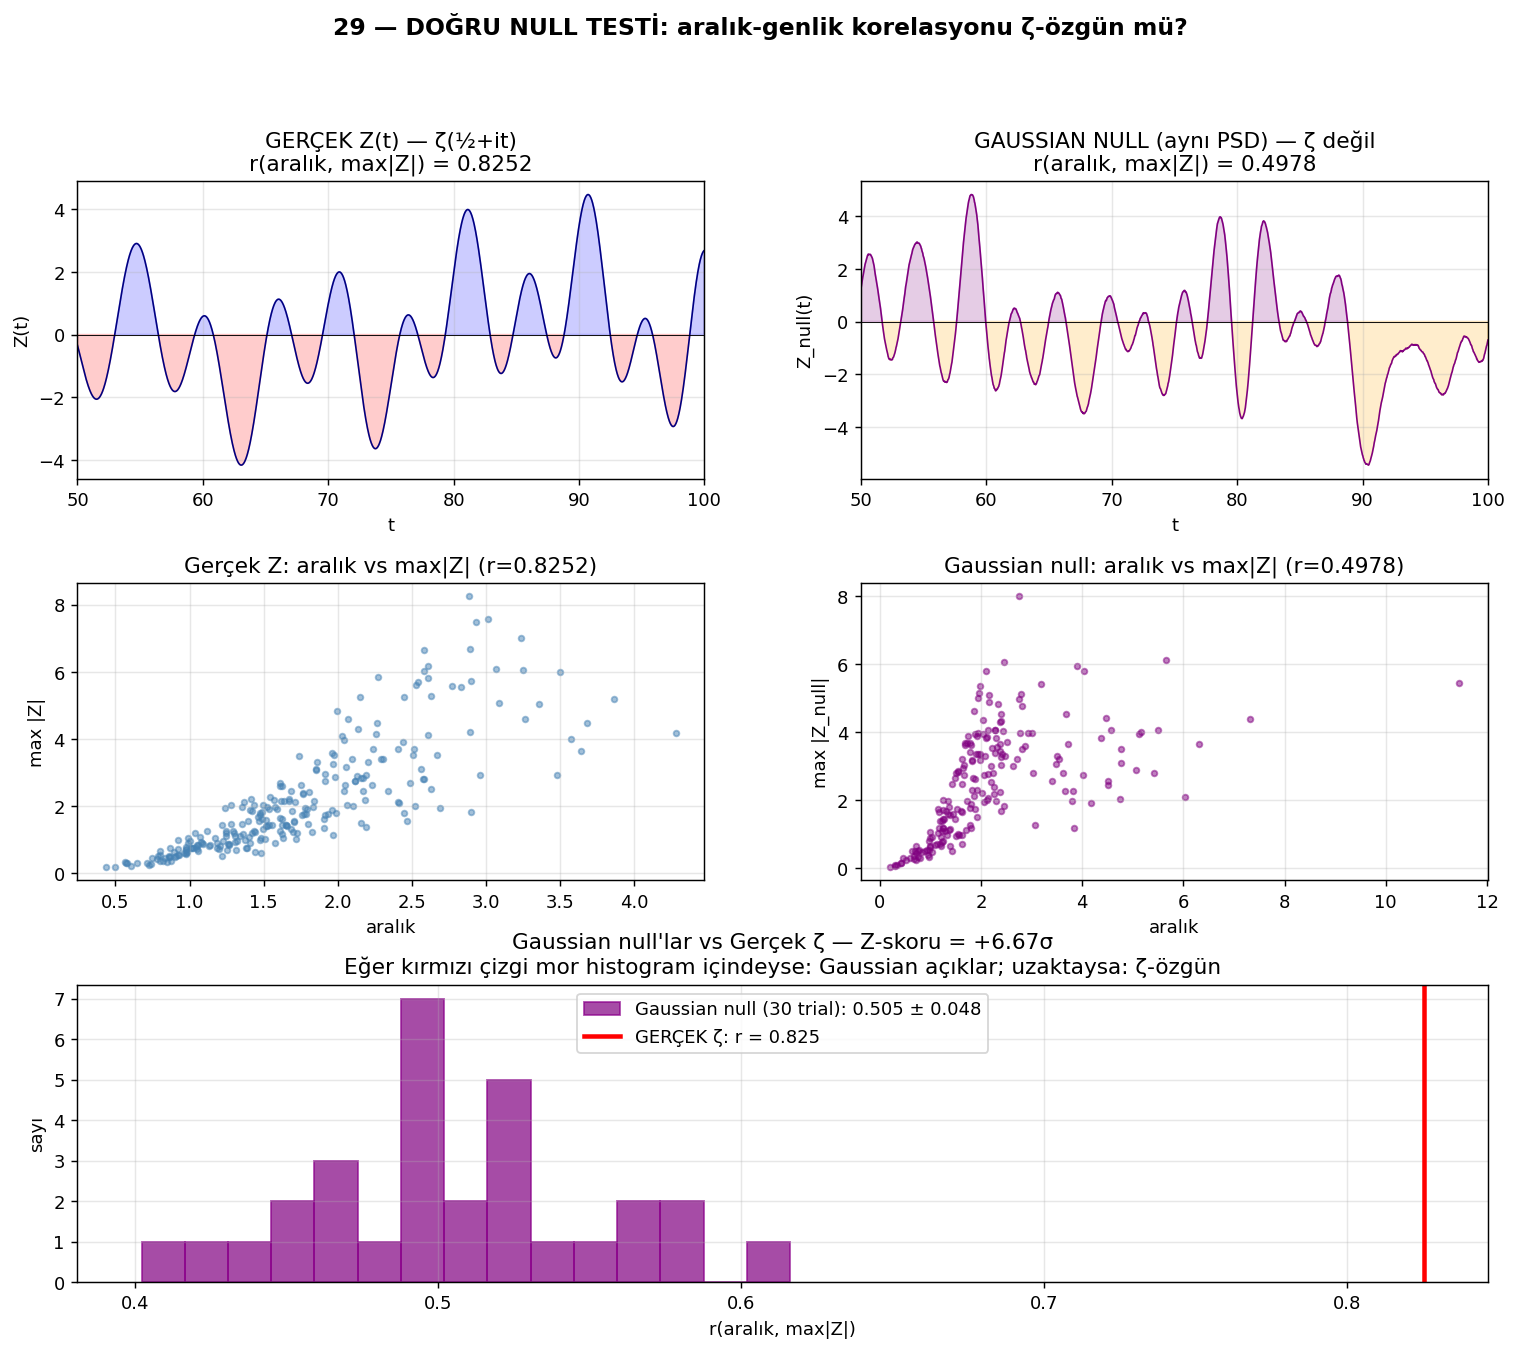

This figure's Python source:
"""
29 — Aralık-Genlik Korelasyonu: Gaussian-PSD Null Testi
=============================================================

Önceki testte (28) Selberg-naif null çok kaba idi. Şimdi doğru null:
  Z(t) için PSD hesapla → AYNI PSD'li Gaussian rastgele süreç üret
  Onun sıfır geçişlerini bul → aralık vs max|Z_null| hesapla
  Bizim r=0.92 ile karşılaştır

Eğer r_null ≈ 0.92: bizim sonuç Gaussian-süreç doğası (yeni değil)
Eğer r_null << 0.92: bizim sonuç ζ-özgün (gerçek pattern)
"""

import numpy as np
import matplotlib.pyplot as plt
from pathlib import Path
import mpmath as mp
from scipy.stats import pearsonr
from scipy.signal import find_peaks

mp.mp.dps = 20

# ============================================================
# Z(t) hesapla — yüksek çözünürlük
# ============================================================
t_lo, t_hi = 50.0, 500.0
N_grid = 20000
t_grid = np.linspace(t_lo, t_hi, N_grid)
dt = t_grid[1] - t_grid[0]

print(f"Z(t) hesaplanıyor (N={N_grid}, t ∈ [{t_lo}, {t_hi}])...")
Z = np.zeros(N_grid)
for i in range(N_grid):
    Z[i] = float(mp.siegelz(t_grid[i]))
    if i % 2500 == 0:
        print(f"  {i}/{N_grid}")
print(f"Z aralığı: [{Z.min():+.2f}, {Z.max():+.2f}]")

# ============================================================
# ZERO CROSSING / GAP-AMPLITUDE FONKSİYONLARI
# ============================================================
def find_zero_crossings(t_arr, Z_arr):
    """Lineer interpolasyon ile tam sıfır geçişi pozisyonları"""
    sign_chg = np.where(np.diff(np.sign(Z_arr)) != 0)[0]
    zeros = []
    for i in sign_chg:
        # Linear interp
        t0, t1 = t_arr[i], t_arr[i+1]
        z0, z1 = Z_arr[i], Z_arr[i+1]
        if z1 != z0:
            tz = t0 - z0 * (t1 - t0) / (z1 - z0)
            zeros.append(tz)
    return np.array(zeros)

def gap_amplitude_corr(t_arr, Z_arr):
    """Sıfır geçişleri arası aralık ile aralıktaki max|Z| korelasyonu"""
    zeros = find_zero_crossings(t_arr, Z_arr)
    if len(zeros) < 5:
        return np.nan, len(zeros)
    gaps = np.diff(zeros)
    max_amps = np.zeros(len(gaps))
    for n in range(len(gaps)):
        mask = (t_arr >= zeros[n]) & (t_arr <= zeros[n+1])
        if mask.sum() < 2:
            max_amps[n] = 0
        else:
            max_amps[n] = np.max(np.abs(Z_arr[mask]))
    r, p = pearsonr(gaps, max_amps)
    return r, len(zeros)

# ============================================================
# Gerçek Z(t) için korelasyon
# ============================================================
r_real, n_real = gap_amplitude_corr(t_grid, Z)
print(f"\n=== GERÇEK ζ ===")
print(f"r(aralık, max|Z|) = {r_real:.4f},  {n_real} sıfır geçişi")

# ============================================================
# Gaussian-PSD null
# ============================================================
print(f"\n=== GAUSSIAN-PSD NULL ÜRETİLİYOR ===")
Z_centered = Z - Z.mean()
fft_Z = np.fft.rfft(Z_centered)
psd = np.abs(fft_Z)**2
freqs = np.fft.rfftfreq(N_grid, d=dt)

# Çok küçük PSD'leri (gürültü) filtrele
# Çok büyük frekansları (Nyquist civarı) kes
psd_smooth = psd.copy()

rng = np.random.default_rng(11)
N_realizations = 30
r_nulls = []

for trial in range(N_realizations):
    # Aynı PSD, rastgele faz
    phases = rng.uniform(0, 2*np.pi, size=len(psd))
    fft_null = np.sqrt(psd) * np.exp(1j * phases)
    fft_null[0] = 0   # DC = 0
    Z_null = np.fft.irfft(fft_null, n=N_grid)
    # Aynı norm
    Z_null = Z_null * (np.std(Z_centered) / np.std(Z_null))

    r_n, n_n = gap_amplitude_corr(t_grid, Z_null)
    r_nulls.append(r_n)
    if trial % 5 == 0:
        print(f"  trial {trial}: r_null = {r_n:.4f},  {n_n} geçiş")

r_nulls = np.array(r_nulls)
print(f"\nGaussian null: ortalama r = {r_nulls.mean():.4f} ± {r_nulls.std():.4f}")
print(f"Min: {r_nulls.min():.4f}, Max: {r_nulls.max():.4f}")

# ============================================================
# Z-skoru
# ============================================================
z_score = (r_real - r_nulls.mean()) / r_nulls.std()
print(f"\nBizim r = {r_real:.4f}")
print(f"Gaussian null = {r_nulls.mean():.4f} ± {r_nulls.std():.4f}")
print(f"Z-skoru: {z_score:+.2f}σ")
print(f"  (>2σ: ζ-özgün; ~0σ: Gaussian açıklar)")

# ============================================================
# Karşılaştırma örnek pencerede
# ============================================================
# Bir Gaussian null örneği daha üret görsel için
phases = rng.uniform(0, 2*np.pi, size=len(psd))
fft_null = np.sqrt(psd) * np.exp(1j * phases)
fft_null[0] = 0
Z_null_example = np.fft.irfft(fft_null, n=N_grid)
Z_null_example *= np.std(Z_centered) / np.std(Z_null_example)

# Her ikisi için saçılım
zeros_real = find_zero_crossings(t_grid, Z)
gaps_real = np.diff(zeros_real)
max_real = np.zeros(len(gaps_real))
for n in range(len(gaps_real)):
    mask = (t_grid >= zeros_real[n]) & (t_grid <= zeros_real[n+1])
    if mask.sum() > 0:
        max_real[n] = np.max(np.abs(Z[mask]))

zeros_null = find_zero_crossings(t_grid, Z_null_example)
gaps_null = np.diff(zeros_null)
max_null = np.zeros(len(gaps_null))
for n in range(len(gaps_null)):
    mask = (t_grid >= zeros_null[n]) & (t_grid <= zeros_null[n+1])
    if mask.sum() > 0:
        max_null[n] = np.max(np.abs(Z_null_example[mask]))

# ============================================================
# Plot
# ============================================================
fig = plt.figure(figsize=(14, 11))
gs = fig.add_gridspec(3, 2, hspace=0.35, wspace=0.25)

# (1) Z(t) örnek pencere
ax = fig.add_subplot(gs[0, 0])
mask_show = (t_grid >= 50) & (t_grid <= 100)
ax.plot(t_grid[mask_show], Z[mask_show], color="navy", lw=0.9)
ax.fill_between(t_grid[mask_show], Z[mask_show], 0, where=(Z[mask_show]>0), alpha=0.2, color="blue")
ax.fill_between(t_grid[mask_show], Z[mask_show], 0, where=(Z[mask_show]<0), alpha=0.2, color="red")
ax.axhline(0, color="black", lw=0.5)
ax.set_xlim(50, 100)
ax.set_title(f"GERÇEK Z(t) — ζ(½+it)\nr(aralık, max|Z|) = {r_real:.4f}")
ax.grid(alpha=0.3)
ax.set_xlabel("t"); ax.set_ylabel("Z(t)")

# (2) Z_null örnek pencere
ax = fig.add_subplot(gs[0, 1])
ax.plot(t_grid[mask_show], Z_null_example[mask_show], color="purple", lw=0.9)
ax.fill_between(t_grid[mask_show], Z_null_example[mask_show], 0,
                where=(Z_null_example[mask_show]>0), alpha=0.2, color="purple")
ax.fill_between(t_grid[mask_show], Z_null_example[mask_show], 0,
                where=(Z_null_example[mask_show]<0), alpha=0.2, color="orange")
ax.axhline(0, color="black", lw=0.5)
ax.set_xlim(50, 100)
ax.set_title(f"GAUSSIAN NULL (aynı PSD) — ζ değil\nr(aralık, max|Z|) = {r_nulls[-1]:.4f}")
ax.grid(alpha=0.3)
ax.set_xlabel("t"); ax.set_ylabel("Z_null(t)")

# (3) Gerçek saçılım
ax = fig.add_subplot(gs[1, 0])
ax.scatter(gaps_real, max_real, s=10, alpha=0.5, color="steelblue")
ax.set_xlabel("aralık")
ax.set_ylabel("max |Z|")
ax.set_title(f"Gerçek Z: aralık vs max|Z| (r={r_real:.4f})")
ax.grid(alpha=0.3)

# (4) Null saçılım
ax = fig.add_subplot(gs[1, 1])
ax.scatter(gaps_null, max_null, s=10, alpha=0.5, color="purple")
ax.set_xlabel("aralık")
ax.set_ylabel("max |Z_null|")
ax.set_title(f"Gaussian null: aralık vs max|Z| (r={r_nulls[-1]:.4f})")
ax.grid(alpha=0.3)

# (5) Tüm null r'lerin dağılımı vs gerçek r
ax = fig.add_subplot(gs[2, :])
ax.hist(r_nulls, bins=15, alpha=0.7, color="purple", edgecolor="darkmagenta",
        label=f"Gaussian null ({len(r_nulls)} trial): {r_nulls.mean():.3f} ± {r_nulls.std():.3f}")
ax.axvline(r_real, color="red", lw=2.5,
           label=f"GERÇEK ζ: r = {r_real:.3f}")
ax.set_xlabel("r(aralık, max|Z|)")
ax.set_ylabel("sayı")
ax.set_title(f"Gaussian null'lar vs Gerçek ζ — Z-skoru = {z_score:+.2f}σ\n"
             "Eğer kırmızı çizgi mor histogram içindeyse: Gaussian açıklar; "
             "uzaktaysa: ζ-özgün")
ax.legend(fontsize=10)
ax.grid(alpha=0.3)

plt.suptitle("29 — DOĞRU NULL TESTİ: aralık-genlik korelasyonu ζ-özgün mü?",
             fontsize=13, fontweight="bold", y=0.998)

out = Path(__file__).parent / "29_gauss_null.png"
plt.savefig(out, dpi=130, bbox_inches="tight")
print(f"\nKaydedildi: {out}")

print(f"\n=== KARAR ===")
if z_score > 2:
    print(f"✓ Bizim r = {r_real:.4f}, Gaussian null = {r_nulls.mean():.4f}")
    print(f"  Z-skoru +{z_score:.2f}σ → BİZİM SONUÇ ζ-ÖZGÜN")
elif z_score < -2:
    print(f"✓ Gaussian null daha güçlü, gerçek r daha zayıf")
    print(f"  Z-skoru {z_score:.2f}σ → BİZİM SONUÇ Gaussian'dan ZAYIF")
else:
    print(f"△ Z-skoru {z_score:+.2f}σ — sınırda, Gaussian açıklayabilir")
    print(f"  Gaussian r = {r_nulls.mean():.4f}, Gerçek r = {r_real:.4f}")
